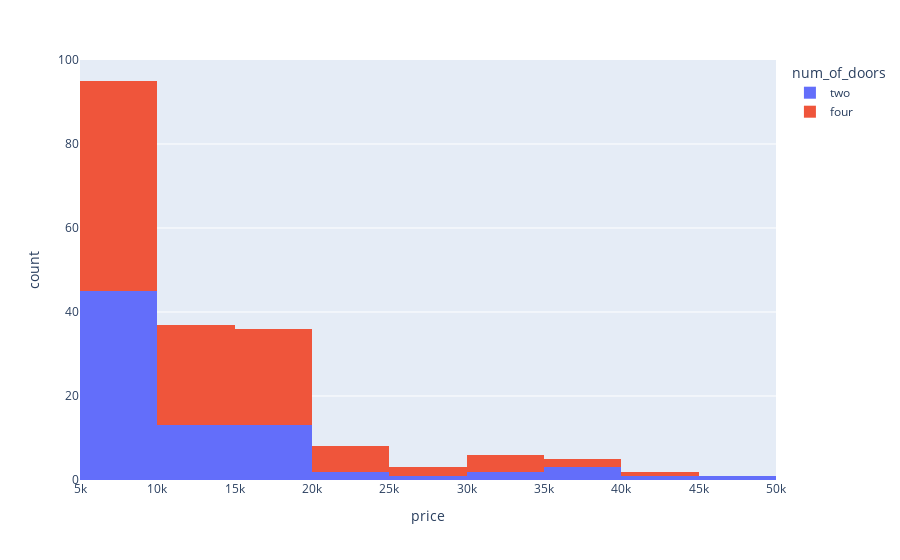

Write notebook code for a chart like this one.
### Code cell
fig = px.histogram(df, x="price", nbins=20, color='num_of_doors')
fig.show()

### Figure 1 — Plotly figure (JSON) as saved in the notebook; plotly's stock layout.template omitted (floating-point values rounded to 4 significant figures)
{"data": [{"alignmentgroup": "True", "bingroup": "x", "hovertemplate": "num_of_doors=two<br>price=%{x}<br>count=%{y}<extra></extra>", "legendgroup": "two", "marker": {"color": "#636efa", "pattern": {"shape": ""}}, "name": "two", "nbinsx": 20, "offsetgroup": "two", "orientation": "v", "showlegend": true, "type": "histogram", "x": [13495, 16500, 16500, 15250, 16430, 20970, 41315, 5151, 6295, 5572, 6377, 7957, 12964, 6479, 6855, 5399, 6529, 7129, 7895, 9095, 10345, 11048, 36000, 5195, 6095, 6795, 8845, 10595, 28176, 35056, 45400, 16503, 5389, 6189, 6669, 7689, 9959, 8499, 12629, 14869, 14489, 5499, 7099, 6649, 7299, 7799, 8249, 17199, 19699, 18399, 5572, 7957, 12764, 22018, 32528, 34028, 37028, 11850, 15040, 18150, 5118, 7053, 7603, 5348, 6338, 8058, 8238, 9298, 9538, 8449, 9639, 9989, 11199, 11549, 17669, 16558, 15998, 7775, 7975, 11595, 9980], "xaxis": "x", "yaxis": "y"}, {"alignmentgroup": "True", "bingroup": "x", "hovertemplate": "num_of_doors=four<br>price=%{x}<br>count=%{y}<extra></extra>", "legendgroup": "four", "marker": {"color": "#EF553B", "pattern": {"shape": ""}}, "name": "four", "nbinsx": 20, "offsetgroup": "four", "orientation": "v", "showlegend": true, "type": "histogram", "x": [13950, 17450, 17710, 18920, 23875, 16925, 21105, 24565, 30760, 36880, 6575, 6229, 6692, 7609, 8921, 7295, 7295, 8845, 10295, 12945, 6785, 32250, 35550, 6695, 7395, 8495, 10245, 11245, 18280, 18344, 25552, 28248, 31600, 34184, 40960, 6989, 8189, 9279, 9279, 6849, 7349, 7499, 7999, 8949, 9549, 13499, 14399, 13499, 11900, 13200, 12440, 13860, 15580, 16900, 16695, 17075, 16630, 17950, 18150, 6229, 6692, 7609, 8921, 12170, 15510, 18620, 7126, 7775, 9960, 9233, 11259, 7463, 10198, 8013, 11694, 6488, 6918, 7898, 8778, 6938, 7198, 7898, 7788, 7738, 8358, 9258, 8948, 10698, 9988, 10898, 11248, 15690, 15750, 7995, 8195, 8495, 9495, 9995, 13295, 13845, 12290, 12940, 13415, 15985, 16515, 18420, 18950, 16845, 19045, 21485, 22470, 22625], "xaxis": "x", "yaxis": "y"}], "layout": {"barmode": "relative", "legend": {"title": {"text": "num_of_doors"}, "tracegroupgap": 0}, "margin": {"t": 60}, "xaxis": {"anchor": "y", "domain": [0, 1], "title": {"text": "price"}}, "yaxis": {"anchor": "x", "domain": [0, 1], "title": {"text": "count"}}}}
